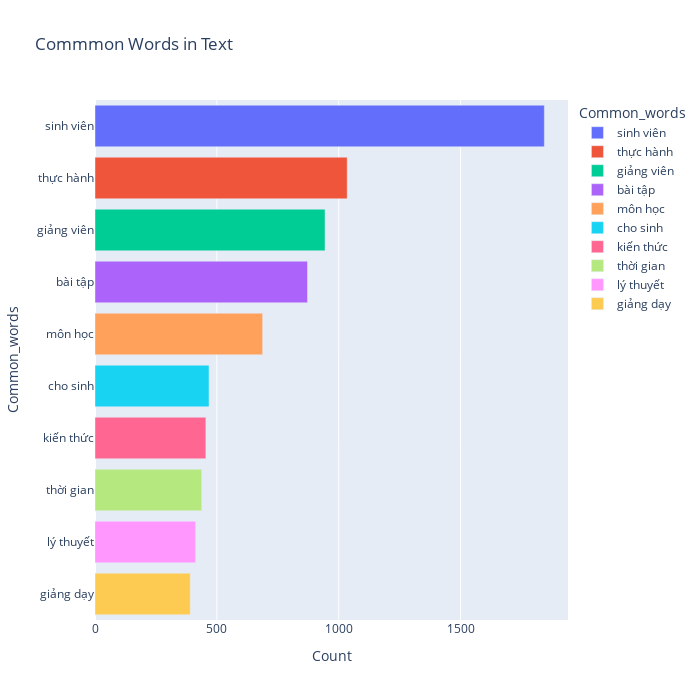

This figure's notebook cell:
### Code cell
plotCommonWord('negative',10,2)

### Figure 1 — Plotly figure (JSON) as saved in the notebook; plotly's stock layout.template omitted (floating-point values rounded to 4 significant figures)
{"data": [{"alignmentgroup": "True", "hovertemplate": "Common_words=%{y}<br>Count=%{x}<extra></extra>", "legendgroup": "sinh viên", "marker": {"color": "#636efa", "pattern": {"shape": ""}}, "name": "sinh viên", "offsetgroup": "sinh viên", "orientation": "h", "showlegend": true, "textposition": "auto", "type": "bar", "x": [1844], "xaxis": "x", "y": ["sinh viên"], "yaxis": "y"}, {"alignmentgroup": "True", "hovertemplate": "Common_words=%{y}<br>Count=%{x}<extra></extra>", "legendgroup": "thực hành", "marker": {"color": "#EF553B", "pattern": {"shape": ""}}, "name": "thực hành", "offsetgroup": "thực hành", "orientation": "h", "showlegend": true, "textposition": "auto", "type": "bar", "x": [1035], "xaxis": "x", "y": ["thực hành"], "yaxis": "y"}, {"alignmentgroup": "True", "hovertemplate": "Common_words=%{y}<br>Count=%{x}<extra></extra>", "legendgroup": "giảng viên", "marker": {"color": "#00cc96", "pattern": {"shape": ""}}, "name": "giảng viên", "offsetgroup": "giảng viên", "orientation": "h", "showlegend": true, "textposition": "auto", "type": "bar", "x": [944], "xaxis": "x", "y": ["giảng viên"], "yaxis": "y"}, {"alignmentgroup": "True", "hovertemplate": "Common_words=%{y}<br>Count=%{x}<extra></extra>", "legendgroup": "bài tập", "marker": {"color": "#ab63fa", "pattern": {"shape": ""}}, "name": "bài tập", "offsetgroup": "bài tập", "orientation": "h", "showlegend": true, "textposition": "auto", "type": "bar", "x": [872], "xaxis": "x", "y": ["bài tập"], "yaxis": "y"}, {"alignmentgroup": "True", "hovertemplate": "Common_words=%{y}<br>Count=%{x}<extra></extra>", "legendgroup": "môn học", "marker": {"color": "#FFA15A", "pattern": {"shape": ""}}, "name": "môn học", "offsetgroup": "môn học", "orientation": "h", "showlegend": true, "textposition": "auto", "type": "bar", "x": [688], "xaxis": "x", "y": ["môn học"], "yaxis": "y"}, {"alignmentgroup": "True", "hovertemplate": "Common_words=%{y}<br>Count=%{x}<extra></extra>", "legendgroup": "cho sinh", "marker": {"color": "#19d3f3", "pattern": {"shape": ""}}, "name": "cho sinh", "offsetgroup": "cho sinh", "orientation": "h", "showlegend": true, "textposition": "auto", "type": "bar", "x": [468], "xaxis": "x", "y": ["cho sinh"], "yaxis": "y"}, {"alignmentgroup": "True", "hovertemplate": "Common_words=%{y}<br>Count=%{x}<extra></extra>", "legendgroup": "kiến thức", "marker": {"color": "#FF6692", "pattern": {"shape": ""}}, "name": "kiến thức", "offsetgroup": "kiến thức", "orientation": "h", "showlegend": true, "textposition": "auto", "type": "bar", "x": [455], "xaxis": "x", "y": ["kiến thức"], "yaxis": "y"}, {"alignmentgroup": "True", "hovertemplate": "Common_words=%{y}<br>Count=%{x}<extra></extra>", "legendgroup": "thời gian", "marker": {"color": "#B6E880", "pattern": {"shape": ""}}, "name": "thời gian", "offsetgroup": "thời gian", "orientation": "h", "showlegend": true, "textposition": "auto", "type": "bar", "x": [438], "xaxis": "x", "y": ["thời gian"], "yaxis": "y"}, {"alignmentgroup": "True", "hovertemplate": "Common_words=%{y}<br>Count=%{x}<extra></extra>", "legendgroup": "lý thuyết", "marker": {"color": "#FF97FF", "pattern": {"shape": ""}}, "name": "lý thuyết", "offsetgroup": "lý thuyết", "orientation": "h", "showlegend": true, "textposition": "auto", "type": "bar", "x": [413], "xaxis": "x", "y": ["lý thuyết"], "yaxis": "y"}, {"alignmentgroup": "True", "hovertemplate": "Common_words=%{y}<br>Count=%{x}<extra></extra>", "legendgroup": "giảng dạy", "marker": {"color": "#FECB52", "pattern": {"shape": ""}}, "name": "giảng dạy", "offsetgroup": "giảng dạy", "orientation": "h", "showlegend": true, "textposition": "auto", "type": "bar", "x": [391], "xaxis": "x", "y": ["giảng dạy"], "yaxis": "y"}], "layout": {"barmode": "relative", "height": 700, "legend": {"title": {"text": "Common_words"}, "tracegroupgap": 0}, "title": {"text": "Commmon Words in Text"}, "width": 700, "xaxis": {"anchor": "y", "domain": [0, 1], "title": {"text": "Count"}}, "yaxis": {"anchor": "x", "categoryarray": ["giảng dạy", "lý thuyết", "thời gian", "kiến thức", "cho sinh", "môn học", "bài tập", "giảng viên", "thực hành", "sinh viên"], "categoryorder": "array", "domain": [0, 1], "title": {"text": "Common_words"}}}}
